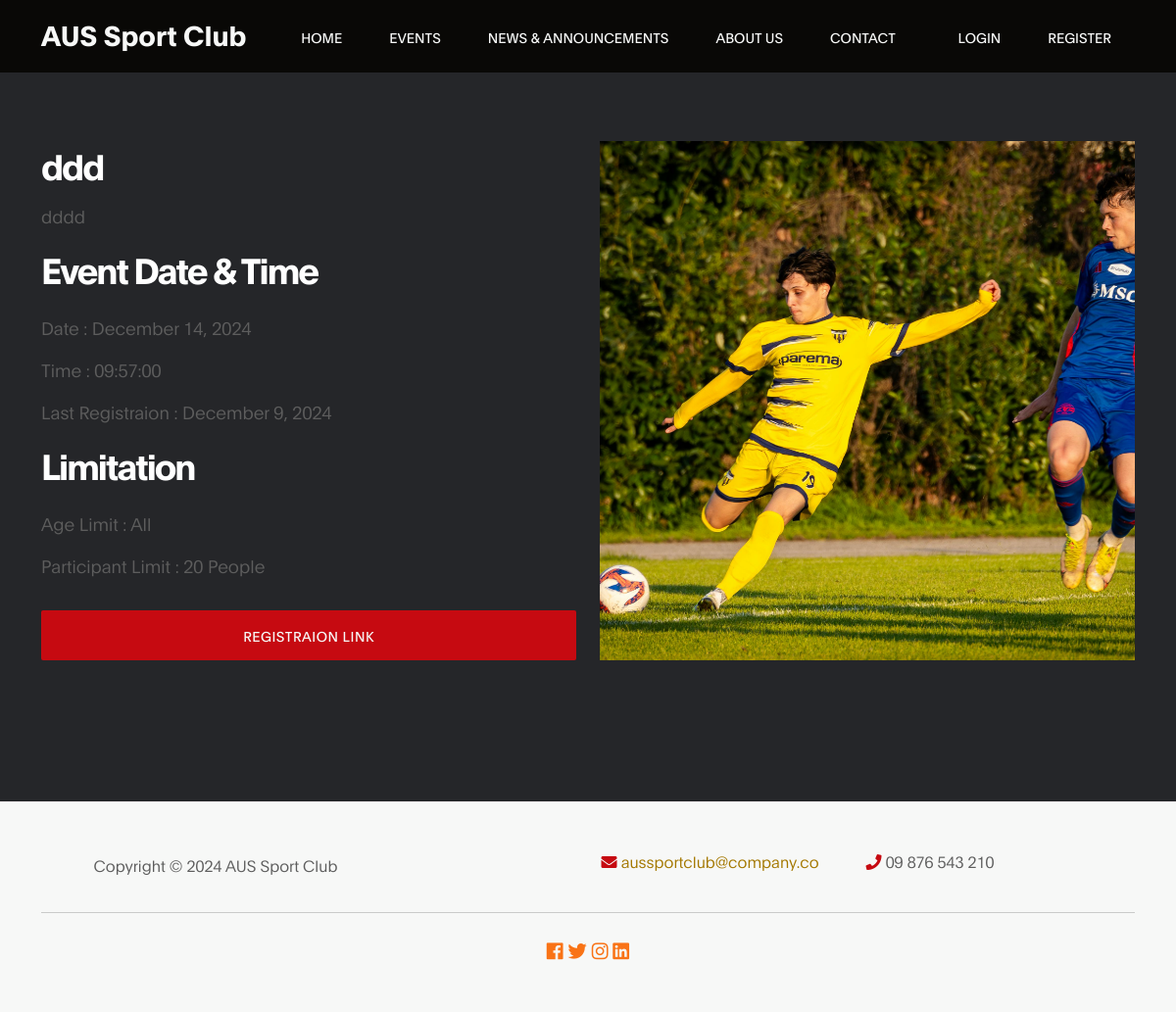
The app's page /app/event-details.php?eventid=1 with its own data.
### tables this page shows
CREATE TABLE `events` (
  `id` int NOT NULL,
  `name` varchar(200) NOT NULL,
  `image` varchar(255) DEFAULT NULL,
  `description` text,
  `participantslimit` int DEFAULT NULL,
  `remainlimit` int DEFAULT NULL,
  `date` date NOT NULL,
  `time` time NOT NULL,
  `duedate` date DEFAULT NULL,
  `location` varchar(255) DEFAULT NULL,
  `agegroup` enum('child','teen','adult','all') DEFAULT NULL,
  `status` enum('finished','upcoming') NOT NULL,
  `sports_id` int DEFAULT NULL
);

### app/sessionconfig.php (called while the page is built, shortened)
<?php
function verifysession($key){
    return isset($_SESSION[$key]);
}
?>

### app/event-details.php (the view, shortened to what this page needs)
<?php
require_once("sessionconfig.php");
function getevent($eventid)
{
  try {
    $conn = $GLOBALS['conn'];
    $stmt = $conn->prepare("SELECT * FROM events WHERE id=?");
    $stmt->execute([$eventid]);
    return $stmt->fetch();
  } catch (PDOException $e) {
    echo $e->getMessage();
  }
}
$event = getevent($_SESSION['eventid']);
?>
<!DOCTYPE html>
<html lang="en">
<head>
  <link rel="stylesheet" href="../public/libs/css/bootstrap.min.css">
  <link
    rel="stylesheet"
    href="../public/libs/font-awesome-5/css/fontawesome-all.min.css" />
  <link rel="stylesheet" href="../public/libs/css/aos.css">
  <link rel="stylesheet" href="../css/style.css">
  <link rel="stylesheet" href="../css/home.css">
  <link rel="stylesheet" href="../css/event-details.css">
</head>
<body data-spy="scroll" data-target="#navbarNav" data-offset="50">
  <nav class="navbar navbar-expand-lg fixed-top">
    <div class="container">
      <a class="navbar-brand" href="./home.php">AUS Sport Club</a>
      <div class="collapse navbar-collapse" id="navbarNav">
        <ul class="navbar-nav mx-auto">
          <li class="nav-item">
            <a href="home.php" class="nav-link smoothScroll">Home</a>
          </li>
          <li class="nav-item">
            <a href="events.php" class="nav-link smoothScroll">Events</a>
          </li>
          <li class="nav-item">
            <a href="news.php" class="nav-link smoothScroll">News & Announcements</a>
          </li>
          <li class="nav-item">
            <a href="about-us.php" class="nav-link smoothScroll">About Us</a>
          </li>
          <li class="nav-item">
            <a href="contact-us.php" class="nav-link smoothScroll">Contact</a>
          </li>
        </ul>
        <ul class="navbar-nav ml-auto d-flex align-items-center">
          <?php if (verifysession('email')) { ?>
            <li class="nav-item">
              <a href="./logout.php" class="nav-link">Logout</a>
            </li>
            <li class="nav-item">
              <a href="./profile.php" class="nav-link">
                <img
                  src="../public/images/auth/profile_icon.png"
                  style="width: 30px"
                  alt="Profile"
                  class="profile-pic" />
              </a>
            </li>
          <?php } else { ?>
            <li class="nav-item">
              <a href="./login.php" class="nav-link">Login</a>
            </li>
            <li class="nav-item">
              <a href="./register.php" class="nav-link">Register</a>
            </li>
          <?php } ?>
        </ul>
      </div>
    </div>
  </nav>
  <section id="filter" class="filter-section py-5">
    <div class="container py-5 my-5">
      <div class="row">
        <div class="d-flex flex-column justify-content-center ml-lg-auto mr-lg-5 col-lg-6 col-md-6 col-12">
          <h2 class="mb-3 text-white" data-aos="fade-up"><?php echo $event['name'] ?></h2>
          <p data-aos="fade-up" data-aos-delay="200"><?php echo $event['description'] ?></p>
          <div>
            <h2 class="mb-4 text-white" data-aos="fade-up" data-aos-delay="500">Event Date & Time</h2>
            <p data-aos="fade-up" data-aos-delay="700">Date : <?php echo date("F j, Y", strtotime($event['date'])); ?></p>
            <p data-aos="fade-up" data-aos-delay="800">Time : <?php echo $event['time'] ?></p>
            <p data-aos="fade-up" data-aos-delay="900">Last Registraion : <?php echo date("F j, Y", strtotime($event['duedate'])); ?></p>
          </div>
          <div>
            <h2 class="mb-4 text-white" data-aos="fade-up" data-aos-delay="500">Limitation</h2>
            <p data-aos="fade-up" data-aos-delay="700">Age Limit : <?php echo ucwords($event['agegroup']) ?></p>
            <p data-aos="fade-up" data-aos-delay="800">Participant Limit : <?php echo $event['participantslimit'] ?> People</p>
          </div>
          <?php if (verifysession('email')) { ?>
            <a href="profile.php?eventid=<?php echo $event['id'] ?>" class="btn custom-btn bg-color mt-3" data-aos="fade-up" data-aos-delay="300" data-toggle="modal" data-target="#membershipForm">Registraion Link</a>
          <?php } else { ?>
            <a href="javascript:void(0);" class="btn custom-btn bg-color mt-3" data-aos="fade-up" data-aos-delay="300" data-toggle="modal" data-target="#membershipForm">Registraion Link</a>
          <?php } ?>
        </div>
        <div class="col-lg-6 col-md-6 col-12">
          <img src="./../public/images/event/football1.jpg" style="width: 100%; height: 100%;object-fit: cover" />
        </div>
  </section>
  <footer class="site-footer">
    <div class="container">
      <div class="row align-items-center">
        <div class="ml-auto col-lg-4 col-md-5 text-center text-md-left">
          <p class="copyright-text mb-2">
            Copyright &copy; 2024 AUS Sport Club
          </p>
        </div>
        <div
          class="d-flex flex-column flex-md-row justify-content-center mx-auto col-lg-5 col-md-7 col-12">
          <p class="mx-md-4 mx-lg-5 mb-2 mb-md-0">
            <i class="fas fa-envelope mr-2" style="color: #c60a11"></i>
            <a href="#" style="color: #a47800; text-decoration: none">aussportclub@company.co</a>
          </p>
          <p>
            <i class="fa fa-phone mr-2" style="color: #c60a11"></i>
            09 876 543 210
          </p>
        </div>
      </div>
      <hr style="border-top: 1px solid #444; margin: 1.5rem 0" />
      <div class="row">
        <div class="col-12 text-center">
          <a href="#" class="mr-3" style="color: #f97316; font-size: 1.2rem">
            <i class="fab fa-facebook"></i>
          </a>
          <a href="#" class="mr-3" style="color: #f97316; font-size: 1.2rem">
            <i class="fab fa-twitter"></i>
          </a>
          <a href="#" class="mr-3" style="color: #f97316; font-size: 1.2rem">
            <i class="fab fa-instagram"></i>
          </a>
          <a href="#" style="color: #f97316; font-size: 1.2rem">
            <i class="fab fa-linkedin"></i>
          </a>
        </div>
      </div>
    </div>
  </footer>
</body>
</html>

### css/style.css (style rules this page uses)
:root { --primary-color: #c60a11; --brown-color: #a47800; --white-color: #f7f8f7; --dark-color: #090806; --about-bg-color: #f9f9f9; --gray-color: #959494; --link-color: #252629; --p-color: #5d5d5d; --base-font-family: "Plain", sans-serif; --font-weight-bold: bold; --font-weight-normal: normal; --font-weight-light: 300; --font-weight-thin: 100; --h1-font-size: 48px; --h2-font-size: 36px; --h3-font-size: 28px; --h4-font-size: 24px; --h5-font-size: 22px; --h6-font-size: 22px; --p-font-size: 18px; --base-font-size: 16px; --menu-font-size: 14px; --border-radius-large: 100%; --border-radius-small: 2px; }
body { background: var(--white-color); font-family: var(--base-font-family); }
h1, h2, h3, h4, h5, h6 { font-weight: var(--font-weight-thin); line-height: normal; }
h2 { font-size: var(--h2-font-size); font-weight: var(--font-weight-bold); letter-spacing: -2px; }
p { color: var(--p-color); font-size: var(--p-font-size); font-weight: var(--font-weight-light); line-height: 1.5em; }
.custom-btn { background: transparent; border-radius: var(--border-radius-small); padding: 14px 24px; color: var(--white-color); font-size: var(--menu-font-size); font-weight: var(--font-weight-normal); text-transform: uppercase; letter-spacing: 0.5px; white-space: nowrap; transition: all 0.3s ease; }
.bg-color { background: var(--primary-color); color: var(--white-color); }
body, html { margin: 0; padding: 0; overflow-x: hidden; width: 100%; }
* { -webkit-box-sizing: border-box; -moz-box-sizing: border-box; box-sizing: border-box; }
*::before, *::after { -webkit-box-sizing: border-box; -moz-box-sizing: border-box; box-sizing: border-box; }
a { color: var(--link-color); font-weight: normal; text-decoration: none; transition: all 0.3s ease; }
.site-footer { border-top: 1px solid #efebeb; padding: 3rem 0; }
.site-footer a { color: var(--p-color); font-weight: var(--font-weight-light); }
.site-footer p { font-size: var(--base-font-size); }
.contact .fa, .site-footer .fa { color: var(--primary-color); }
.navbar { background: var(--dark-color); padding: 1rem; }
.navbar-expand-lg .navbar-nav .nav-link { padding-right: 1.5rem; padding-left: 1.5rem; }
.navbar-brand { color: var(--white-color); font-size: var(--h3-font-size); font-weight: var(--font-weight-bold); line-height: normal; padding-top: 0; }
.nav-item .nav-link { display: block; color: var(--white-color); font-size: var(--menu-font-size); font-weight: var(--font-weight-normal); text-transform: uppercase; padding: 2px 6px; }

### css/home.css (style rules this page uses)
.filter-section { background-color: #252629; }

### css/event-details.css (style rules this page uses)
.custom-btn { position: relative; z-index: 100; transition: transform 0.3s ease-in-out; }

### records on screen
events: name "ddd", description "dddd", date "December 14, 2024", time "09:57:00", duedate "December 9, 2024", agegroup "All", participantslimit "20"
